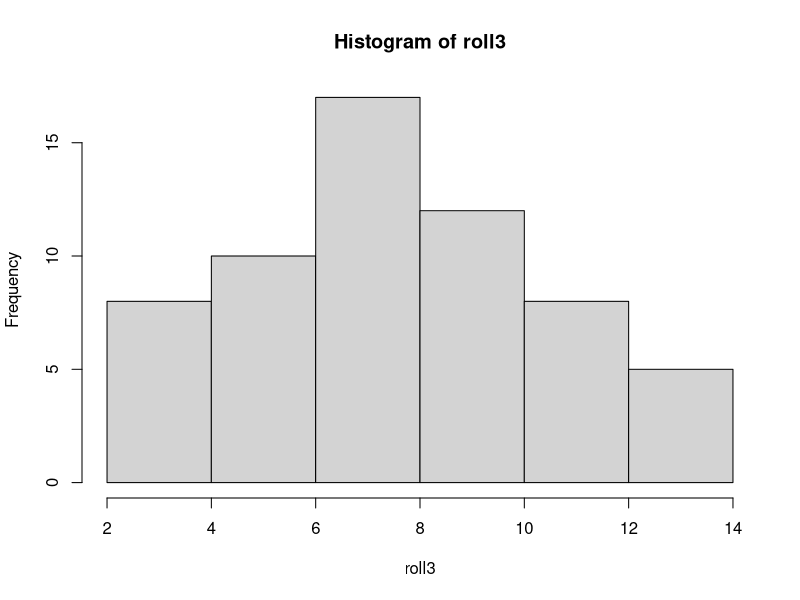
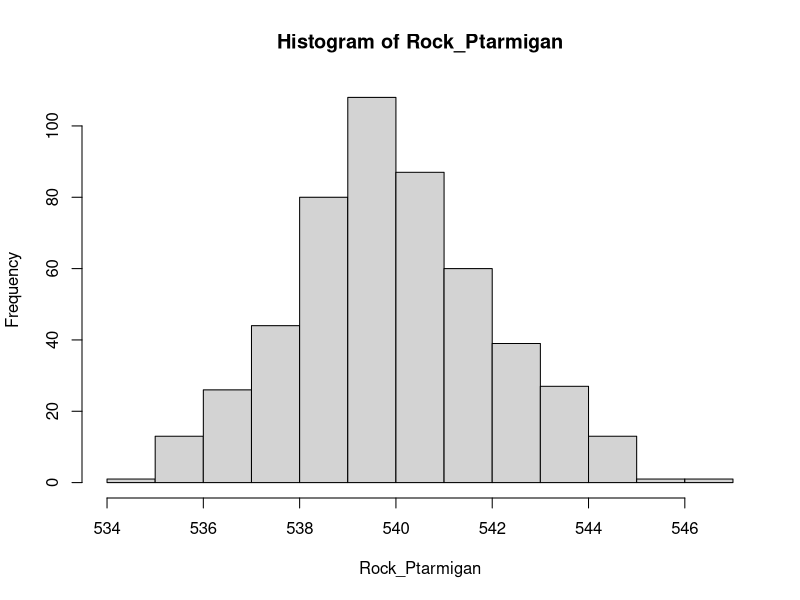
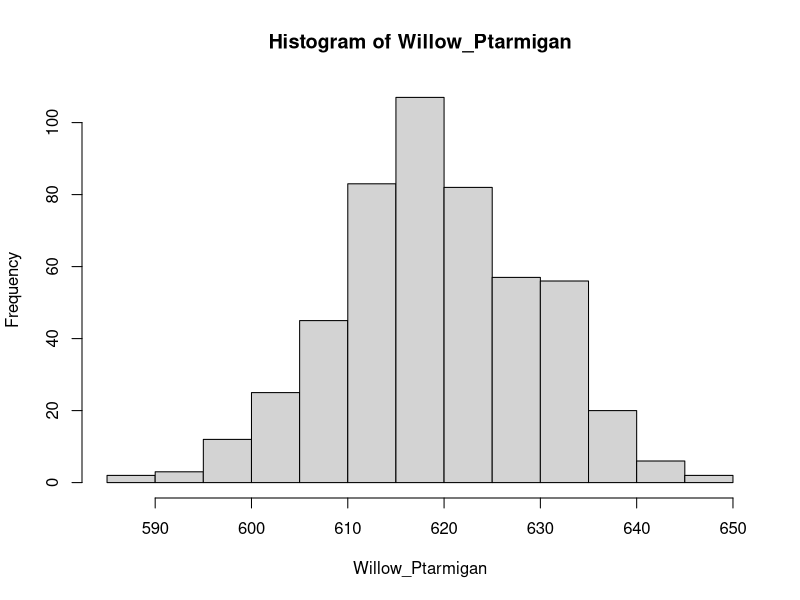
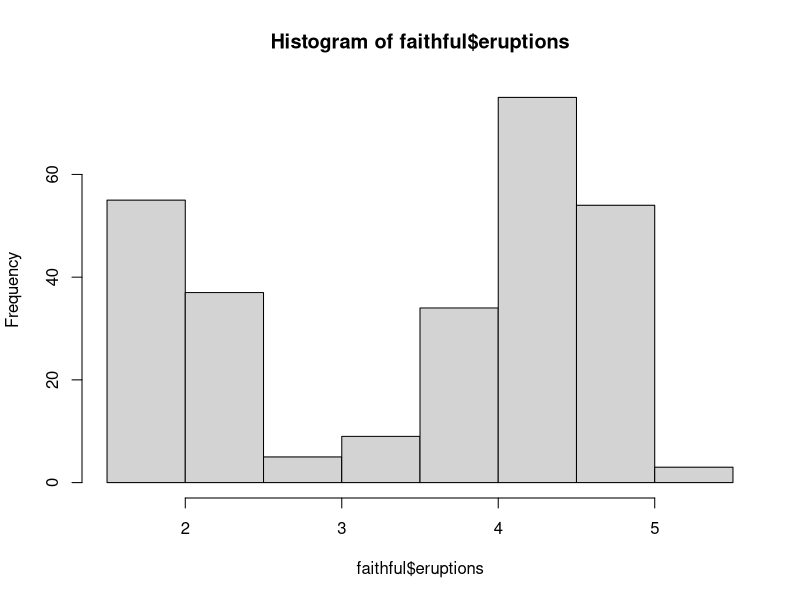
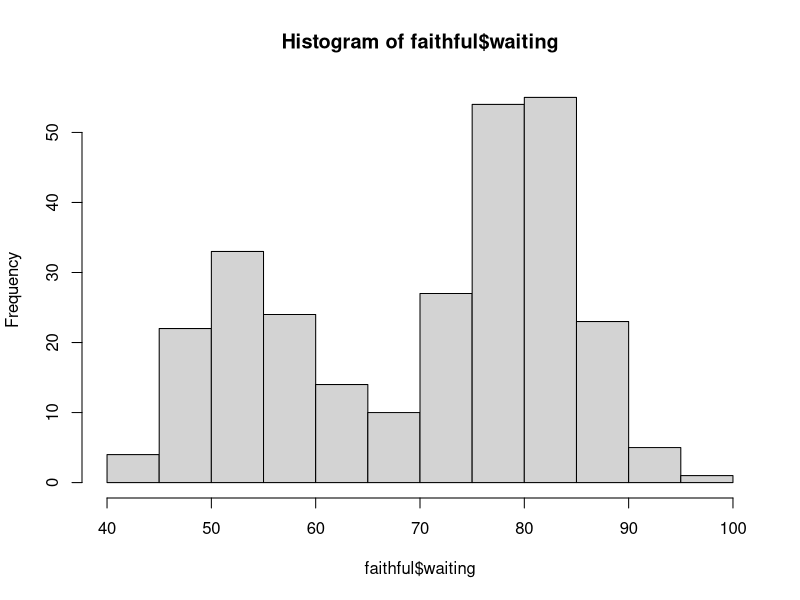

These charts were generated, in order, by the following R code: (Note: this script raises an error after producing the figures.)
roll1 = sample(c(1:6), 60, replace=TRUE)
roll2 = sample(c(1:8), 60, replace=TRUE)
roll3 = roll1+roll2
hist(roll3)

Rock_Ptarmigan <- rnorm(n=500, mean=540, sd=2)
Willow_Ptarmigan <- rnorm(n=500, mean=620, sd=10) 

hist(Rock_Ptarmigan)
hist(Willow_Ptarmigan)

var.test(Rock_Ptarmigan, Willow_Ptarmigan, alternative = "two.sided")

data("faithful") 
shapiro.test(faithful$eruptions)
hist(faithful$eruptions)
hist(faithful$waiting)
shapiro.test(faithful$waiting)

var.test(faithful$eruptions, faithful$waiting, alternative = "two.sided")

mean(faithful$eruptions)
median(faithful$eruptions)

data("Titanic")
view(Titanic)
require(graphics)
mosaicplot(Titanic, main = "Survival on the Titanic")

